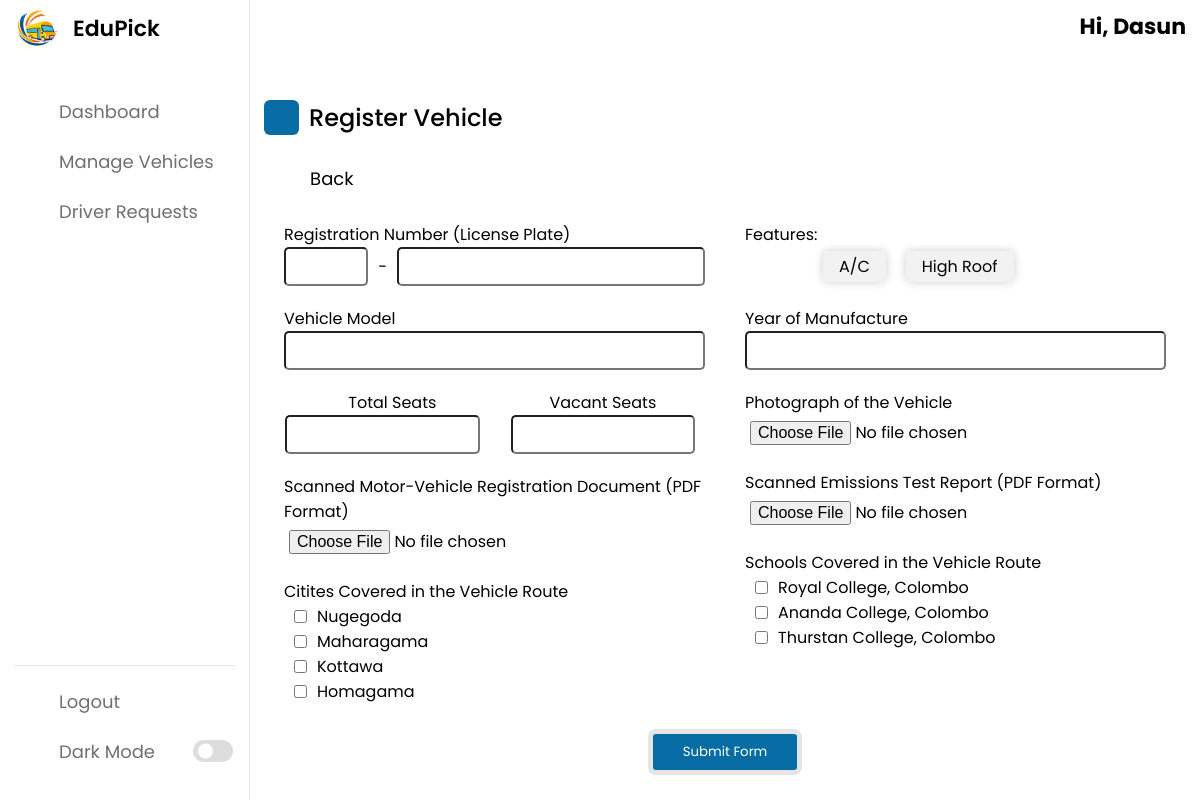
/owners/addVehicle (signed in), run on the app's committed database.
### tables this page shows
CREATE TABLE `city` (
  `cityId` int NOT NULL,
  `name` varchar(60) NOT NULL
);

CREATE TABLE `school` (
  `schoolId` int NOT NULL,
  `name` varchar(255) NOT NULL
);

### app/libraries/Core.php (called while the page is built, shortened)
<?php
class Core {
    protected $currentMethod = 'index';
    public function __construct(){
        $url = $this->getURL();
       $url = $url ?? ['pages'];
        if(file_exists('../app/controllers/' . ucwords($url[0]) . '.php')){
            unset($url[0]);
        }
        $this->currentController = new $this->currentController;
        if(isset($url[1])){
            if(method_exists($this->currentController, $url[1])){
                $this->currentMethod = $url[1];
                unset($url[1]);
            }
        }
        $this->params = $url ? array_values($url) : [];
        call_user_func_array([$this->currentController, $this->currentMethod], $this->params);
    }
    public function getURL(){
        if(isset($_GET['url'])){
            $url = rtrim($_GET['url'], '/');
            $url = filter_var($url, FILTER_SANITIZE_URL);
            $url = explode('/', $url);
            return $url;
        }
    }
}

### public/index.php (called while the page is built, shortened)
<?php
  $init = new Core;

### app/libraries/Database.php (called while the page is built, shortened)
<?php
     class Database {
        private $host = DB_HOST;
        private $user = DB_USER;
        private $pass = DB_PASS;
        private $dbname = DB_NAME;
        private $dbh;
        private $stmt;
        public function __construct(){
            $dsn = 'mysql:host=' . $this->host . ';dbname=' . $this->dbname;
            $options = array(
                PDO::ATTR_PERSISTENT => true,
                PDO::ATTR_ERRMODE => PDO::ERRMODE_EXCEPTION
            );
            try{
                $this->dbh = new PDO($dsn, $this->user, $this->pass, $options);
            } catch(PDOException $e){
                $this->error = $e->getMessage();
                echo $this->error;
            }
        }
        public function query($sql){
            $this->stmt = $this->dbh->prepare($sql);
        }
        public function execute(){
            return $this->stmt->execute();
        }
        public function resultSet(){
            $this->execute();
            return $this->stmt->fetchAll(PDO::FETCH_OBJ);
        }
     }

### app/models/Owner_.php (called while the page is built, shortened)
<?php
    class Owner_ {
        private $db;
        public function __construct(){
            $this->db = new Database;
        }
        public function getCities(){
            $this->db->query('SELECT * FROM city');
            $results = $this->db->resultSet();
            return $results;
        }
        public function getSchools(){
            $this->db->query('SELECT * FROM school');
            $results = $this->db->resultSet();
            return $results;
        }
    }

### app/views/owners/addVehicle.php (the view, shortened to what this page needs)
<?php require APPROOT . '/views/inc/header.php'; ?>
<link rel="stylesheet" href="<?php echo URLROOT; ?>/owner/style.css" />
<link rel="stylesheet" href="<?php echo URLROOT; ?>/owner/addVehicleStyles.css" />
<link rel="stylesheet" href="https://unicons.iconscout.com/release/v4.0.0/css/line.css">
</head>
<body>
    <?php require APPROOT . '/views/inc/ownerNav.php'; ?>
    <div class="dash-content">
        <div class="overview">
            <div class="title" style="margin: 40px 0 30px 0;">
                <i class="uil uil-plus-square"></i>
                <span class="text">Register Vehicle</span>
            </div>
        </div>
        <div class="goback-link">
            <a href="<?php echo URLROOT; ?>/owners/manageVehicles">
                <span class="text">Back</span>
            </a>
        </div>
        <div class="vehicle-form">
            <div class="vehicle-form-flex">
                <div class="vehicle-form-left">
                    <form action="<?php echo URLROOT; ?>/owners/addVehicle" method="POST" enctype="multipart/form-data">
                        <div class="input-box">
                            <span class="details">Registration Number (License Plate)</span>
                            <div class="license-input">
                                <input type="text" id="licensePlate1" name="licensePlate1" maxlength="3" required>
                                <span class="license-separator">-</span>
                                <input type="text" id="licensePlate2" name="licensePlate2" maxlength="4" required>
                            </div>
                        </div>
                        <div class="input-box">
                            <span class="details">Vehicle Model</span>
                            <input type="text" id="model" name="model" required>
                        </div>
                        <div class="input-box">
                            <div class="seats-inputs">
                                <div class="seats-input">
                                    <span class="details">Total Seats</span>
                                    <input type="number" id="totalSeats" name="totalSeats" required>
                                </div>
                                <div class="seats-input">
                                    <span class="details">Vacant Seats</span>
                                    <input type="number" id="vacantSeats" name="vacantSeats" required>
                                </div>
                            </div>
                        </div>
                        <div class="input-box">
                            <span class="details">Scanned Motor-Vehicle Registration Document (PDF Format)</span>
                            <input type="file" id="registrationDoc" name="registrationDoc" accept=".pdf" required>
                        </div>
                        <div class="input-box">
                            <span class="details">Citites Covered in the Vehicle Route</span>
                            <?php foreach ($data['city'] as $city) : ?>
                                <div class="city">
                                    <input type="checkbox" id="<?php echo $city->cityId; ?>" name="city[]" value="<?php echo $city->cityId; ?>" class="city-input">
                                    <label for="<?php echo $city->cityId; ?>"><?php echo $city->name; ?></label>
                                </div>
                            <?php endforeach; ?>
                        </div>
                </div>
                <div class="vehicle-form-right">
                    <div class="input-box">
                        <span class="details">Features:</span>
                        <div class="features">
                            <div class="feature">
                                <label for="ac">A/C</label>
                            </div>
                            <div class="feature">
                                <label for="highroof">High Roof</label>
                            </div>
                        </div>
                    </div>
                    <div class="input-box">
                        <span class="details">Year of Manufacture</span>
                        <input type="number" id="modelYear" name="modelYear" maxlength="4" required>
                    </div>
                    <div class="input-box">
                        <span class="details">Photograph of the Vehicle</span>
                        <input type="file" id="image_vehicle" name="image_vehicle" accept=".jpg, .jpeg, .png" required>
                    </div>
                    <div class="input-box">
                        <span class="details">Scanned Emissions Test Report (PDF Format)</span>
                        <input type="file" id="emissionsReport" name="emissionsReport" accept=".pdf" required>
                    </div>
                    <div class="input-box">
                            <span class="details">Schools Covered in the Vehicle Route</span>
                            <?php foreach ($data['school'] as $school) : ?>
                                <div class="school">
                                    <input type="checkbox" id="<?php echo $school->schoolId; ?>" name="school[]" value="<?php echo $school->schoolId; ?>" class="school-input">
                                    <label for="<?php echo $school->schoolId; ?>"><?php echo $school->name; ?></label>
                                </div>
                            <?php endforeach; ?>
                        </div>
                </div>
            </div>
            <div class="vehicle-form-flex">
                <div class="submit-button">
                    <input type="submit" value="Submit Form">
                </div>
            </div>
        </div>
        </section>
        <?php require APPROOT . '/views/inc/footer.php'; ?>

### public/owner/style.css (style rules this page uses)
* { margin: 0; padding: 0; box-sizing: border-box; font-family: 'Poppins', sans-serif; }
:root { --primary-color: #066ca3; --panel-color: #FFF; --text-color: #000; --black-light-color: #707070; --border-color: #e6e5e5; --toggle-color: #DDD; --box1-color: #4DA3FF; --title-icon-color: #fff; --delete-edit-color: #4DA3FF; --child-card-color: #f2f2f2; --form-input-color: #fff; --tran-05: all 0.5s ease; --tran-03: all 0.3s ease; --tran-03: all 0.2s ease; }
body { min-height: 100vh; background-color: var(--primary-color); }
.dashboard .dash-content { padding-top: 50px; }
.dash-content .title { display: flex; align-items: center; margin: 60px 0 30px 0; }
.dash-content .title i { position: relative; height: 35px; width: 35px; background-color: var(--primary-color); border-radius: 6px; color: var(--title-icon-color); display: flex; align-items: center; justify-content: center; font-size: 24px; }
.dash-content .title .text { font-size: 24px; font-weight: 500; color: var(--text-color); margin-left: 10px; }
.goback-link { margin-left: 5%; }
.goback-link a { text-decoration: none; color: var(--text-color); font-size: 18px; font-weight: 400; }

### public/owner/addVehicleStyles.css (style rules this page uses)
.vehicle-form { color: var(--text-color); }
.vehicle-form-flex { display: flex; flex-direction: row; justify-content: center; align-items: flex-start; margin-top: 10px; }
.vehicle-form-left { width: 50%; padding: 0px 20px; }
.vehicle-form-right { width: 50%; padding: 0px 20px; }
.input-box { display: flex; align-items: flex-start; flex-direction: column; margin-top: 20px; }
.input-box input { width: 100%; padding: 5px; border-radius: 5px; font-size: 16px; transition: var(--tran-05); background-color: var(--form-input-color); color: var(--text-color); }
.submit-button { display: flex; justify-content: center; align-items: center; margin-top: 15px; }
.submit-button input { border-radius: 8px; padding: 8px 30px; background-color: var(--primary-color); color: var(--title-icon-color); border: 5px solid var(--border-color); cursor: pointer; }
.license-input { display: flex; align-items: center; justify-content: flex-start; }
#licensePlate1 { width: 20%; margin-right: 10px; }
#licensePlate2 { flex: 1; margin-left: 10px; }
.features { display: flex; justify-content: flex-start; align-items: center; margin-left: 3rem; margin-right: 10px; padding: 4px 10px; color: var(--text-color); }
.feature label { color: var(--text-color); padding: 0.2rem 0.5rem; cursor: pointer; }
.seats-inputs { display: flex; }
.seats-input { display: flex; flex-direction: column; align-items: center; }
#totalSeats { margin-right: 20px; width: 90%; }
#vacantSeats { width: 90%; }
.city { display: flex; justify-content: flex-start; }
.city input { margin: 0px 10px; }
.school { display: flex; justify-content: flex-start; }
.school input { margin: 0px 10px; width: auto; }

### data on the page
city: name "Nugegoda"
city: name "Maharagama"
city: name "Kottawa"
city: name "Homagama"
school: name "Royal College, Colombo"
school: name "Ananda College, Colombo"
school: name "Thurstan College, Colombo"

### other printed values
$_SESSION['user_fname'] "Dasun"
